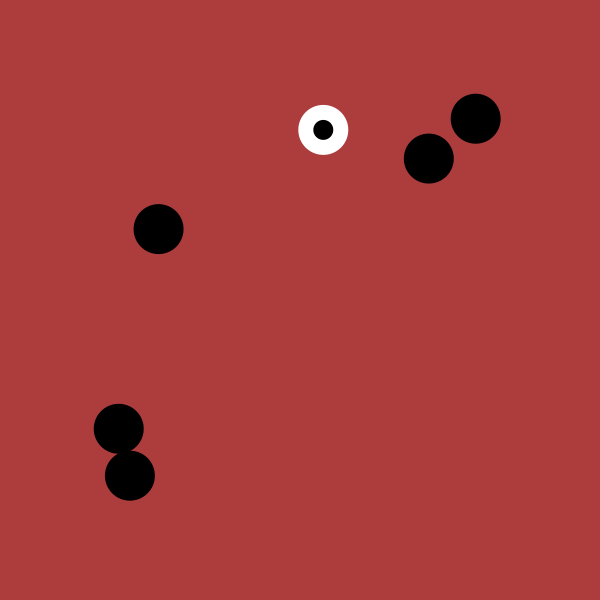
Frame 1 (no input)
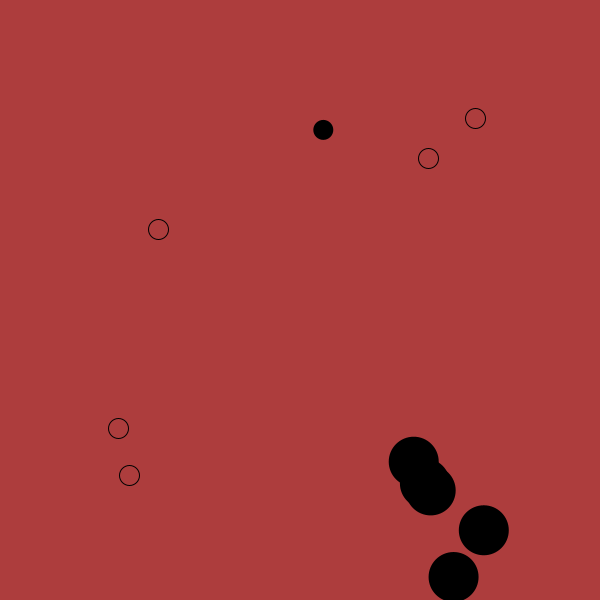
Frame 60 (the mouse pressed at the canvas centre just before this capture)
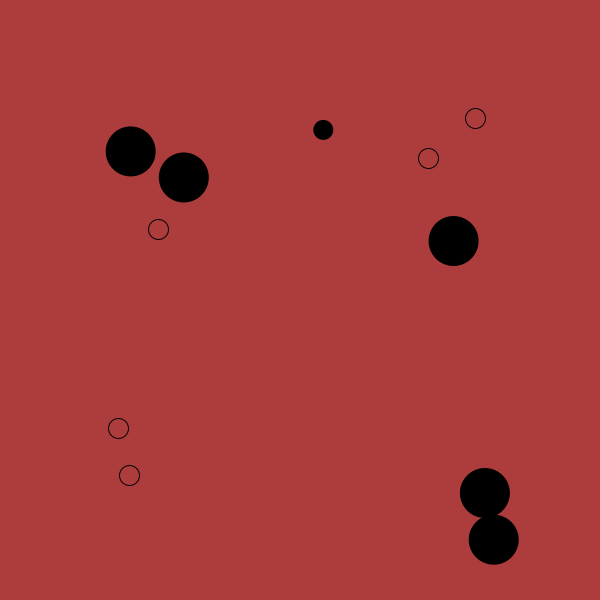
Frame 120 (the mouse held since frame 60 and released just before this capture)

The Processing sketch that drew these frames (run headless with seeded random() and noise(); from frame 60 on, the mouse is pressed at the canvas centre):

// Processing sketch: processing_133313
// ── processing_133313.pde


//DECLARE (incorporare array?)
Ball myBall1;
Ball myBall2;
Ball myBall3;
Ball myBall4;
Ball myBall5;
Ball myBall6;

Ball myBall7;
Ball myBall8;
Ball myBall9;
Ball myBall10;
Ball myBall11;
Ball myBall12;

float r1;
float r2;
float r3;
float r4;
float r5;
float r6;
float r7;

void setup() {
  size(600, 600);  
  smooth();

  r1 = random(0, 500);
  r2 = random(0, 500);
  r3 = random(0, 500);
  r4 = random(0, 500);
  r5 = random(0, 500);
  r6 = random(0, 500);
  r7 = random(0, 500);

  myBall1= new Ball(r1, r2); // INITIALISE to move
  myBall2= new Ball(r2, r3); 
  myBall3= new Ball(r3, r4); 
  myBall4= new Ball(r4, r5); 
  myBall5= new Ball(r5, r6);
  myBall6= new Ball(r6, r7);

  myBall7= new Ball(r1, r2); // INITIALISE to stay
  myBall8= new Ball(r2, r3); 
  myBall9= new Ball(r3, r4); 
  myBall10= new Ball(r4, r5); 
  myBall11= new Ball(r5, r6);
  myBall12= new Ball(r6, r7);
}
void draw() {
  background (#AD3D3D);
  noStroke();

  myBall1.run(); //CALL FUNCTIONALITY
  myBall2.run(); 
  myBall3.run();  
  myBall4.run(); 
  myBall5.run(); 
  myBall6.run();

  myBall7.stay(); //mark initial position with an empty ball 
  myBall8.stay(); 
  myBall9.stay();  
  myBall10.stay(); 
  myBall11.stay(); 
  myBall12.stay();
}


// myBall1.stay();


class Ball { 

  //GLOBAL VARIABLES (Location, Speed etc..)

  float x = 0;
  float y = 0;
  float speedX = 5;
  float speedY = 0.5;

  //CONSTRUCTOR (How do you build the class, what info do you need, operates just once)

  Ball(float _x, float _y) {

    x = _x; 
    y = _y;
  }

  //FUNCTIONS (Modularity) 

  void run() {
    display(); 
    move();
    bounce();
    vector();
  }

  void bounce() {

    if (x > width) {
      speedX = - speedX; //remember: could also be speedX = speedX * -1
    }
    if (x < 20) {
      speedX = - speedX;
    }
    if (y > (height-20)) {
      speedY = - speedY;
    }
    if (y < 20) {
      speedY = - speedY;
    }
  }

  void vector() {
    speedY += 0.2;  //force point down or up depending on the sign
  }


  void move() {

    x += speedX;
    y += speedY;
  }

  void display() {

    ellipse(x, y, 50, 50);
    fill(0);
  }


  void stay() { 

    ellipse(x, y, 20, 20);
    stroke(0);
    noFill();
  }
}
